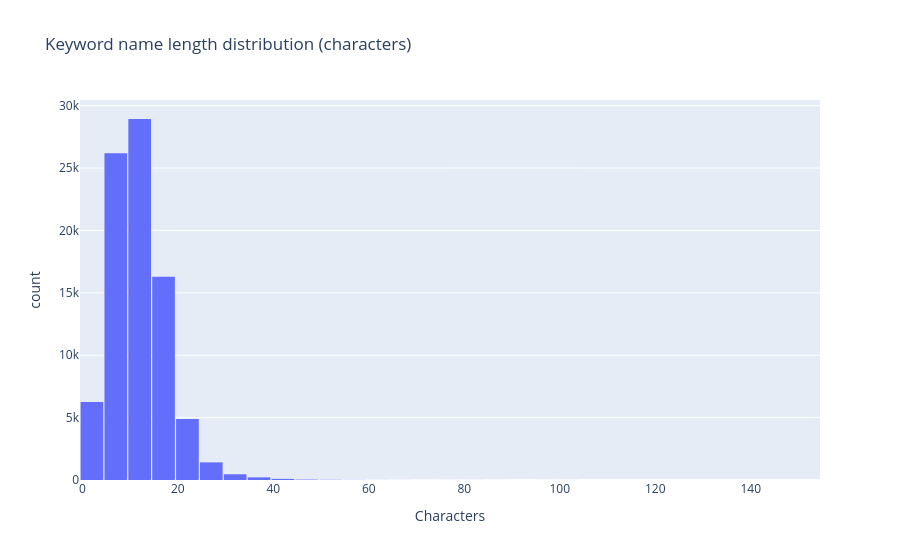

Write notebook code for a chart like this one.
### Code cell
# Name length distribution
fig = px.histogram(
    df,
    x="name_len",
    nbins=60,
    title="Keyword name length distribution (characters)",
    labels={"name_len": "Characters", "count": "Keywords"},
)
fig.update_layout(bargap=0.05)
fig.show()

### Figure 1 — Plotly figure (JSON) as saved in the notebook; plotly's stock layout.template omitted (floating-point values rounded to 4 significant figures; data arrays with more than 128 entries replaced by an {"elided": "..."} marker saying what was removed)
{"data": [{"bingroup": "x", "hovertemplate": "Characters=%{x}<br>count=%{y}<extra></extra>", "legendgroup": "", "marker": {"color": "#636efa", "pattern": {"shape": ""}}, "name": "", "nbinsx": 60, "orientation": "v", "showlegend": false, "type": "histogram", "x": {"elided": "84842 int values"}, "xaxis": "x", "yaxis": "y"}], "layout": {"bargap": 0.05, "barmode": "relative", "legend": {"tracegroupgap": 0}, "title": {"text": "Keyword name length distribution (characters)"}, "xaxis": {"anchor": "y", "domain": [0.0, 1.0], "title": {"text": "Characters"}}, "yaxis": {"anchor": "x", "domain": [0.0, 1.0], "title": {"text": "count"}}}}
